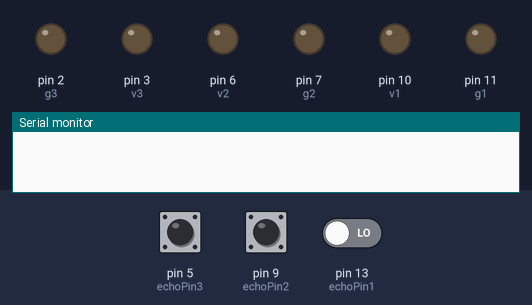
This sketch was run on a simulated Arduino Uno, built with avr-gcc and run on an emulated ATmega328P. Shown: output pins drawn as LEDs (lit = HIGH), the last lines printed to the serial monitor. The inputs (shaded band) are chosen by the test bench; at power-on: pin 5 (echoPin3) LOW, pin 9 (echoPin2) LOW, pin 13 (echoPin1) LOW. Pins used as bus, display or sensor lines are not drawn.

Above: at 1.2 s.
1.3 s: pin 5 (echoPin3) pulsed HIGH 5 times (0.12 s each, 0.3 s apart)
At 2.44 s:
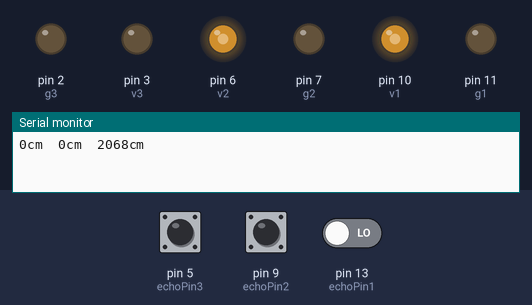
5.8 s: pin 9 (echoPin2) pulsed HIGH 5 times (0.12 s each, 0.3 s apart)
At 8.24 s:
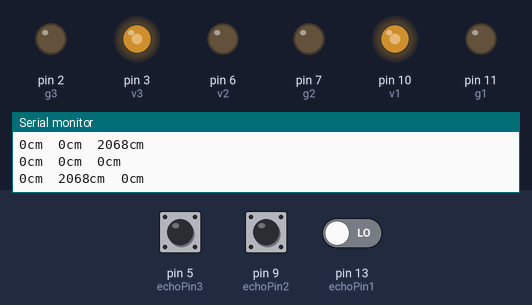
Timing chart, 0 to 15.8 s (numbered marks = the images above; inputs shaded):
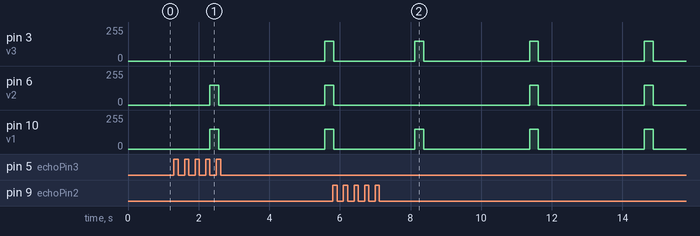

The sketch:

ultra.ino
```cpp
//Distance
int d=20;

//Ultrasonic Pins Defined
//L
const int trigPin1 = 12;
const int echoPin1 = 13;
//F
const int trigPin2 = 8;
const int echoPin2 = 9;
//R
const int trigPin3 = 4;
const int echoPin3 = 5;

//Vibration Motors Pins Defined
//L
const int g1 = 11;
const int v1 = 10;
//R
const int v2 = 6;
const int g2 = 7;
//F
const int v3 = 3;
const int g3 = 2;

//Function for returning Distance in cms.
long microsecondsToCentimeters(long microseconds)
{
  // The speed of sound is 340 m/s or 29 microseconds per centimeter.
  // The ping travels out and back, so to find the distance of the
  // object we take half of the distance travelled.
  return microseconds / 29 / 2;
}

//Function for Activating vibration motors
void activatemotors(int cm1,int cm2,int cm3)
{
   if(cm1<d)
   {
      analogWrite(v1, 150);
   }
   if(cm2<d)
   {
      analogWrite(v2, 150);
   }
   if(cm3<d)
   {
      analogWrite(v3, 150);
   }
   delay(250);
   analogWrite(v1, 0);
   analogWrite(v2, 0);
   analogWrite(v3, 0);

}


void setup() {
  // initialize serial communication:
  Serial.begin(9600);

  //Defining Pins for Ultrasonic sensors
  pinMode(trigPin1, OUTPUT);
  pinMode(trigPin2, OUTPUT);
  pinMode(trigPin3, OUTPUT);
  pinMode(echoPin1, INPUT);
  pinMode(echoPin2, INPUT);
  pinMode(echoPin3, INPUT);

  //Defining pins for Vibration motors
  pinMode(v1, OUTPUT);
  pinMode(g1, OUTPUT);
  pinMode(v2, OUTPUT);
  pinMode(g2, OUTPUT);
  pinMode(v3, OUTPUT);
  pinMode(g3, OUTPUT);

  //Turning vibration Motors OFF initially
  analogWrite(v1, 0);
  digitalWrite(g1, LOW);
  analogWrite(v2, 0);
  digitalWrite(g2, LOW);
  analogWrite(v3, 0);
  digitalWrite(g3, LOW);
}

void loop()
{
  // establish variables for duration of the ping,
  // and the distance result in inches and centimeters:
  long duration1,duration2,duration3, cm1,cm2,cm3;

  // The sensor is triggered by a HIGH pulse of 10 or more microseconds.
  // Give a short LOW pulse beforehand to ensure a clean HIGH pulse:

  digitalWrite(trigPin1, LOW);
  delayMicroseconds(2);
  digitalWrite(trigPin1, HIGH);
  delayMicroseconds(10);
  duration1 = pulseIn(echoPin1, HIGH);
  cm1 = microsecondsToCentimeters(duration1);


  digitalWrite(trigPin2, LOW);
  delayMicroseconds(2);
  digitalWrite(trigPin2, HIGH);
  delayMicroseconds(10);
  duration2 = pulseIn(echoPin2, HIGH);
  cm2 = microsecondsToCentimeters(duration2);


  digitalWrite(trigPin3, LOW);
  delayMicroseconds(2);
  digitalWrite(trigPin3, HIGH);
  delayMicroseconds(10);
  duration3 = pulseIn(echoPin3, HIGH);
  cm3 = microsecondsToCentimeters(duration3);


  /*digitalWrite(trigPin1, LOW);
  digitalWrite(trigPin2, LOW);
  digitalWrite(trigPin3, LOW);

  // Read the signal from the sensor: a HIGH pulse whose
  // duration is the time (in microseconds) from the sending
  // of the ping to the reception of its echo off of an object.


  // convert the time into a distance

  */

  Serial.print(cm1);
  Serial.print("cm\t");
  Serial.print(cm2);
  Serial.print("cm\t");
  Serial.print(cm3);
  Serial.print("cm\t");
  Serial.println();

  activatemotors(cm1,cm2,cm3);
}
```

Measured:
- by itself, pin 3 (v3), pin 10 (v1): repeats every 3.3 s: 150/255 0.25 s, 0/255 3.0 s
